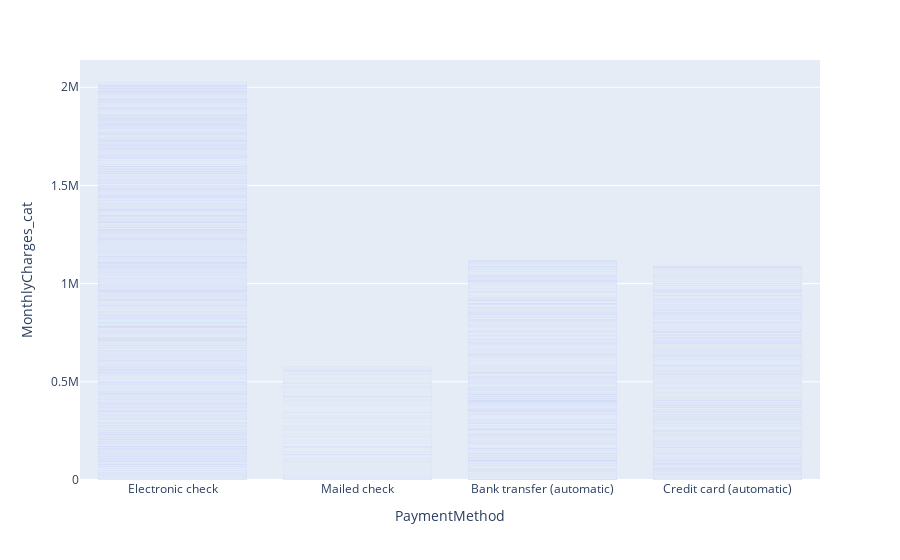

The cell this chart's notebook holds for it:
### Code cell
fig = px.bar(df, x = "PaymentMethod", y = "MonthlyCharges_cat")
fig.show()

### Figure 1 — Plotly figure (JSON) as saved in the notebook; plotly's stock layout.template omitted (floating-point values rounded to 4 significant figures; data arrays with more than 128 entries replaced by an {"elided": "..."} marker saying what was removed)
{"data": [{"alignmentgroup": "True", "hovertemplate": "PaymentMethod=%{x}<br>MonthlyCharges_cat=%{y}<extra></extra>", "legendgroup": "", "marker": {"color": "#636efa", "pattern": {"shape": ""}}, "name": "", "offsetgroup": "", "orientation": "v", "showlegend": false, "textposition": "auto", "type": "bar", "x": {"elided": "7043 str values"}, "xaxis": "x", "y": {"elided": "7043 int values"}, "yaxis": "y"}], "layout": {"barmode": "relative", "legend": {"tracegroupgap": 0}, "margin": {"t": 60}, "xaxis": {"anchor": "y", "domain": [0, 1], "title": {"text": "PaymentMethod"}}, "yaxis": {"anchor": "x", "domain": [0, 1], "title": {"text": "MonthlyCharges_cat"}}}}
